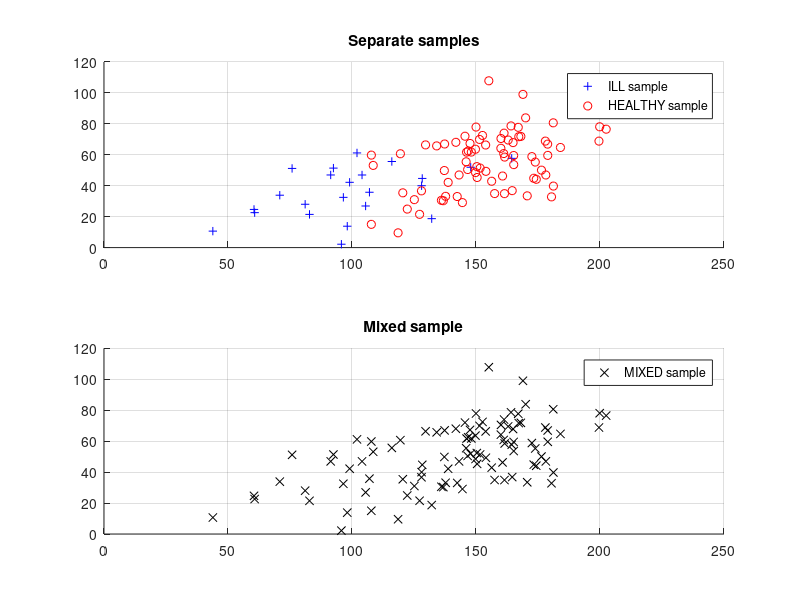

This chart was generated by the following MATLAB code: (Note: this script raises an error after producing the figure.)
% The objective of this exercise is constructing several classifiers for
% anemia using the blood hemoglobin concentrations and the age of the subjects under
% consideration. 
% X1 denotes the concentration of hemoglobin in grams/liter
% X2 denotes the age of the subject
% Y=1 means "anemic", Y=0 means "healthy"
% There are hence only two classes
% Goal: classify data into two classes based on these two features
%

clear
close all

fig_id = 1;

%% The dataset is simulated out of a Gaussian mixture as follows
% Let {X|Y=1}~N([mu_x1_1; mu_x2_1], [sigma2_x1_1 sigma_x1x2_1;sigma_x1x2_1 sigma2_x2_1])
% Let {X|Y=0}~N([mu_x1_0; mu_x2_0], [sigma2_x1_0 sigma_x1x2_0;sigma_x1x2_0 sigma2_x2_0])

% Parameters for "anemic" distribution
mu_x1_1 = 100;
mu_x2_1 = 35;
sigma2_x1_1 = 700;
sigma2_x2_1 = 225;
sigma_x1x2_1 = 100;

% Parameters for "healthy" distribution
mu_x1_0 = 155;
mu_x2_0 = 56;
sigma2_x1_0 = 500;
sigma2_x2_0 = 300;
sigma_x1x2_0 = 150;

% Mixture parameters - feel free to change
p_mixture = 1/4;
w1 = p_mixture;
w0 = 1 - p_mixture;

%% 1.-Simulate a training data set (y_i, x_i) with n elements

n = 100;

rng(100);

Bern = binornd(1, p_mixture, n, 1);

mu1 = [mu_x1_1; mu_x2_1];
Sigma1 = [sigma2_x1_1, sigma_x1x2_1; sigma_x1x2_1, sigma2_x2_1];
mu0 = [mu_x1_0; mu_x2_0];
Sigma0 = [sigma2_x1_0, sigma_x1x2_0; sigma_x1x2_0, sigma2_x2_0];

ILL_subsample = mvnrnd(mu1, Sigma1, n);
ILL_subsample = ILL_subsample(Bern == 1, :);
HEALTHY_subsample = mvnrnd(mu0, Sigma0, n);
HEALTHY_subsample = HEALTHY_subsample(Bern == 0, :);
MIXED_sample = [ILL_subsample; HEALTHY_subsample];
MIXED_class = [ones(size(ILL_subsample, 1), 1); zeros(size(HEALTHY_subsample, 1), 1)];

n_component1 = size(ILL_subsample, 1);
n_component0 = size(HEALTHY_subsample, 1);
                    
lim_x = [min(MIXED_sample(:,1))-10, max(MIXED_sample(:,1))+10];
lim_y = [min(MIXED_sample(:,2))-10, max(MIXED_sample(:,2))+10];

%% 2.- Create a 2D scatter plot that represents the hemoglobine level and health of the
% anemic and healthy subjects. Denote the anemic subjects with the symbol '+'
% and with 'o' the healthy ones

figure(fig_id)
fig_id = fig_id+1;
subplot(2,1,1)
hold on
title('Separate samples')
plot(ILL_subsample(:,1), ILL_subsample(:,2), 'b+')
plot(HEALTHY_subsample(:,1), HEALTHY_subsample(:,2), 'ro')
grid on
legend('ILL sample', 'HEALTHY sample')
hold off
subplot(2,1,2)
hold on
title('Mixed sample')
plot(MIXED_sample(:,1), MIXED_sample(:,2), 'kx')
grid on
legend('MIXED sample')
hold off

%% 3.-Assuming that the DGP is known, construct the Bayes classifier and use it to
% classify the generated sample. Start by constructing a function
% getEtaAnemia2features(x_current, w1, mu_x_1, Sigma_x_1, w0, mu_x_0, Sigma_x_0)
% that computes P(Y=1|X=x) when P(X) is given by a mixture of two
% Gaussians.
% Compute the number of Type I and Type II errors and the
% empirical risk of the Bayes' classifier

eta_f = @(x) getEtaAnemia2features(x, w1, mu1, Sigma1, ...
                                      w0, mu0, Sigma0) - 1/2;

% x0 = min(mu1, mu0) + (mu1-mu0)/2;
% 
% bayes_crit = fzero(eta_f, x0);

bayes_ill = MIXED_sample(eta_f(MIXED_sample) > 0, :);
bayes_healthy = MIXED_sample(eta_f(MIXED_sample) <= 0, :);

% Errors - Type 1 and Type 2:
error_Typ1_bayes = setdiff(bayes_ill, ILL_subsample, 'rows');
error_Typ2_bayes = setdiff(bayes_healthy, HEALTHY_subsample, 'rows');
bayes_emp_risk = (length(error_Typ1_bayes) + length(error_Typ2_bayes))/n;

disp(' ')
disp(' Bayes empirical risk:')
disp(' ')
disp([' r = ', num2str(bayes_emp_risk)])
disp(' ')

%% 4.- Redo the plot in point 2 and mark in red the markers corresponding to the 
% subjects that are misclassified by the Bayes classifier

figure(fig_id)
fig_id = fig_id+1;

hold on
title('Bayes classifier error')
plot(ILL_subsample(:,1), ILL_subsample(:,2), 'k+')
plot(HEALTHY_subsample(:,1), HEALTHY_subsample(:,2), 'ko')
plot(error_Typ1_bayes(:,1), error_Typ1_bayes(:,2), 'rx', 'MarkerSize', 12)
plot(error_Typ2_bayes(:,1), error_Typ2_bayes(:,2), 'gx', 'MarkerSize', 12)
xlim(lim_x)
ylim(lim_y)
bound_image = getDecisionBoundaryPlot(lim_x, lim_y, eta_f, 1);
colormap parula
imagesc(lim_x, lim_y, bound_image, 'AlphaData', 0.2)
grid on
legend('ILL sample', 'HEALTHY sample', 'Type 1 errors', 'Type 2 errors', ...
            'Location', 'best')
hold off

%% 5.- Construct the logistic classifier based on the training sample and
% compute the associated errors and classifier's empirical risk.

logit_crit = @(x, beta) exp([ones(size(x,1),1), x]*beta(:));

log_beta = glmfit(MIXED_sample, MIXED_class, 'binomial', 'link', 'logit');

logit_ill = MIXED_sample(logit_crit(MIXED_sample, log_beta) > 1, :);
logit_healthy = MIXED_sample(logit_crit(MIXED_sample, log_beta) <= 1, :);

% Errors - Type 1 and Type 2:
error_Typ1_logit = setdiff(logit_ill, ILL_subsample, 'rows');
error_Typ2_logit = setdiff(logit_healthy, HEALTHY_subsample, 'rows');

% Empirical risk:
logit_emp_risk = (length(error_Typ1_logit) + length(error_Typ2_logit))/n;

disp(' ')
disp(' Logit empirical risk:')
disp(' ')
disp([' r = ', num2str(logit_emp_risk)])
disp(' ')

%% 6.- Redo the plot in point 2 and mark in red the markers corresponding to the 
% subjects that are misclassified by the logistic classifier.

figure(fig_id)
fig_id = fig_id+1;
hold on
title('Logistic classifier error')
plot(ILL_subsample(:,1), ILL_subsample(:,2), 'k+')
plot(HEALTHY_subsample(:,1), HEALTHY_subsample(:,2), 'ko')
plot(error_Typ1_logit(:,1), error_Typ1_logit(:,2), 'rx', 'MarkerSize', 12)
plot(error_Typ2_logit(:,1), error_Typ2_logit(:,2), 'gx', 'MarkerSize', 12)
xlim(lim_x)
ylim(lim_y)
bound_image = getDecisionBoundaryPlot(lim_x, lim_y, ...
                                    @(x) logit_crit(x, log_beta)-1, 1);
colormap parula
imagesc(lim_x, lim_y, bound_image, 'AlphaData', 0.2)
grid on
legend('ILL sample', 'HEALTHY sample', 'Type 1 errors', 'Type 2 errors', ...
            'Location', 'best')
hold off

%% 7.- Construct the LDA classifier based on the training sample and 
% compute the associated errors and classifier's empirical risk.

w1_lda      = n_component1/n;
w0_lda      = n_component0/n;
mu1_lda     = mean(ILL_subsample);
mu0_lda     = mean(HEALTHY_subsample);
Sigma12_s   = cov(ILL_subsample - mu1_lda);
Sigma02_s   = cov(HEALTHY_subsample - mu0_lda);
Sigma_lda   = (1/(n-2))*(Sigma12_s+Sigma02_s);
                            
delta_r_lda   = @(X, w, mu, Sigma) X*(Sigma\mu')-1/2*(mu*(Sigma\mu'))+log(w);
delta_ill     = delta_r_lda(MIXED_sample, w1_lda, mu1_lda, Sigma_lda);
delta_healthy = delta_r_lda(MIXED_sample, w0_lda, mu0_lda, Sigma_lda);

LDA_ill = MIXED_sample(delta_ill > delta_healthy, :);
LDA_healthy = MIXED_sample(delta_ill <= delta_healthy, :);

% Errors - Type 1 and Type 2:
error_Typ1_LDA = setdiff(LDA_ill, ILL_subsample, 'rows');
error_Typ2_LDA = setdiff(LDA_healthy, HEALTHY_subsample, 'rows');
LDA_emp_risk = (length(error_Typ1_LDA) + length(error_Typ2_LDA))/n;

disp(' ')
disp(' LDA empirical risk:')
disp(' ')
disp([' r = ', num2str(LDA_emp_risk)])
disp(' ')

% Plot:
figure(fig_id)
fig_id = fig_id+1;
hold on
title('LDA classifier error')
plot(ILL_subsample(:,1), ILL_subsample(:,2), 'k+')
plot(HEALTHY_subsample(:,1), HEALTHY_subsample(:,2), 'ko')
plot(error_Typ1_LDA(:,1), error_Typ1_LDA(:,2), 'rx', 'MarkerSize', 12)
plot(error_Typ2_LDA(:,1), error_Typ2_LDA(:,2), 'gx', 'MarkerSize', 12)
xlim(lim_x)
ylim(lim_y)
bound_image = getDecisionBoundaryPlot(lim_x, lim_y, ...
              @(x) delta_r_lda(x, w1_lda, mu1_lda, Sigma_lda) - ...
                   delta_r_lda(x, w0_lda, mu0_lda, Sigma_lda), 1);
colormap parula
imagesc(lim_x, lim_y, bound_image, 'AlphaData', 0.2)
grid on
legend('ILL sample', 'HEALTHY sample', 'Type 1 errors', 'Type 2 errors', ...
            'Location', 'best')
hold off


%% 8.- Construct the QDA classifier based on the training sample and
% compute the associated errors and classifier's empirical risk.

w1_qda = n_component1/n;
w0_qda = n_component0/n;
mu1_qda = mean(ILL_subsample);
mu0_qda = mean(HEALTHY_subsample);
Sigma12_qda = cov(ILL_subsample - mu1_qda);
Sigma02_qda = cov(HEALTHY_subsample - mu0_qda);
                            
delta_r_qda = @(X, w, mu, Sigma) - 1/2*log(det(Sigma)) ...
                                 - 1/2*sum((X-mu).*(Sigma\(X-mu)')', 2) ...
                                 + log(w) ;

delta_ill = delta_r_qda(MIXED_sample, w1_qda, mu1_qda, Sigma12_qda);
delta_healthy = delta_r_qda(MIXED_sample, w0_qda, mu0_qda, Sigma02_qda);

QDA_ill = MIXED_sample(delta_ill > delta_healthy, :);
QDA_healthy = MIXED_sample(delta_ill <= delta_healthy, :);

% Errors - Type 1 and Type 2:
error_Typ1_QDA = setdiff(QDA_ill, ILL_subsample, 'rows');
error_Typ2_QDA = setdiff(QDA_healthy, HEALTHY_subsample, 'rows');
QDA_emp_risk = (length(error_Typ1_QDA) + length(error_Typ2_QDA))/n;

disp(' ')
disp(' QDA empirical risk:')
disp(' ')
disp([' r = ', num2str(QDA_emp_risk)])
disp(' ')

% Plot:
figure(fig_id)
fig_id = fig_id+1;
hold on
title('QDA classifier error')
plot(ILL_subsample(:,1), ILL_subsample(:,2), 'k+')
plot(HEALTHY_subsample(:,1), HEALTHY_subsample(:,2), 'ko')
plot(error_Typ1_QDA(:,1), error_Typ1_QDA(:,2), 'rx', 'MarkerSize', 12)
plot(error_Typ2_QDA(:,1), error_Typ2_QDA(:,2), 'gx', 'MarkerSize', 12)
xlim(lim_x)
ylim(lim_y)
bound_image = getDecisionBoundaryPlot(lim_x, lim_y, ...
              @(x) delta_r_qda(x, w1_qda, mu1_qda, Sigma12_qda) - ...
                   delta_r_qda(x, w0_qda, mu0_qda, Sigma02_qda), 1);
colormap parula
imagesc(lim_x, lim_y, bound_image, 'AlphaData', 0.2)
grid on
legend('ILL sample', 'HEALTHY sample', 'Type 1 errors', 'Type 2 errors', ...
            'Location', 'best')
hold off


%% 7.- Construct the Naive Bayes classifier based on the training sample and 
% compute the associated errors and classifier's empirical risk.

w1_nbc = n_component1/n;
w0_nbc = n_component0/n;
mu1_nbc = mean(ILL_subsample);
mu0_nbc = mean(HEALTHY_subsample);
Sigma12_nbc = diag(cov(ILL_subsample - mu1_nbc));
Sigma02_nbc = diag(cov(HEALTHY_subsample - mu0_nbc));

delta_r_nbc = @(X) ...
     w1_nbc*normpdf(X(:,1), mu1_nbc(1), sqrt(Sigma12_nbc(1))).* ... 
            normpdf(X(:,2), mu1_nbc(2), sqrt(Sigma12_nbc(2))) ...
 ./ (w1_nbc*normpdf(X(:,1), mu1_nbc(1), sqrt(Sigma12_nbc(1))).* ...
            normpdf(X(:,2), mu1_nbc(2), sqrt(Sigma12_nbc(2))) ... 
   + w0_nbc*normpdf(X(:,1), mu0_nbc(1), sqrt(Sigma02_nbc(1))).* ...
            normpdf(X(:,2), mu0_nbc(2), sqrt(Sigma02_nbc(2))));

delta_ill = delta_r_nbc(MIXED_sample);
delta_healthy = 1 - delta_ill;

NBC_ill = MIXED_sample(delta_ill > delta_healthy, :);
NBC_healthy = MIXED_sample(delta_ill <= delta_healthy, :);

% Errors - Type 1 and Type 2:
error_Typ1_NBC = setdiff(NBC_ill, ILL_subsample, 'rows');
error_Typ2_NBC = setdiff(NBC_healthy, HEALTHY_subsample, 'rows');
NBC_emp_risk = (length(error_Typ1_NBC) + length(error_Typ2_NBC))/n;

disp(' ')
disp(' Naive Bayes classifier empirical risk:')
disp(' ')
disp([' r = ', num2str(NBC_emp_risk)])
disp(' ')

% Plot:
figure(fig_id)
fig_id = fig_id+1;
hold on
title('Naive Bayes classifier error')
plot(ILL_subsample(:,1), ILL_subsample(:,2), 'k+')
plot(HEALTHY_subsample(:,1), HEALTHY_subsample(:,2), 'ko')
plot(error_Typ1_NBC(:,1), error_Typ1_NBC(:,2), 'rx', 'MarkerSize', 12)
plot(error_Typ2_NBC(:,1), error_Typ2_NBC(:,2), 'gx', 'MarkerSize', 12)
xlim(lim_x)
ylim(lim_y)
bound_image = getDecisionBoundaryPlot(lim_x, lim_y, ...
              @(x) delta_r_nbc(x)-1/2, 1);
colormap parula
imagesc(lim_x, lim_y, bound_image, 'AlphaData', 0.2)
grid on
legend('ILL sample', 'HEALTHY sample', 'Type 1 errors', 'Type 2 errors', ...
            'Location', 'best')
hold off

%% 9.- Construct perceptron hyperplane classifier based on the training sample and 
% compute the classifier's empirical risk.
% The perceptron is specified by a vector beta = [beta0, beta1, beta2] that 
% determines a separating hyperplane beta0 + beta1 * x1 + beta2 * x2
% Start by constructing a function that computes the empirical error of this
% classifier as a function of beta.

h_sample = [ones(size(MIXED_sample,1),1), MIXED_sample];

percept_emp_error = @(beta) sum((h_sample*beta(:) < 0) == MIXED_class)/n;
beta_percept = ga(percept_emp_error, 3);
percept_ill = MIXED_sample((h_sample*beta_percept(:) <= 0), :);
percept_healthy = MIXED_sample((h_sample*beta_percept(:) > 0), :);

% Type 1 errors:
error_Typ1_percept = setdiff(percept_ill, ILL_subsample, 'rows');
error_Typ2_percept = setdiff(percept_healthy, HEALTHY_subsample, 'rows');
percept_emp_risk = (length(error_Typ1_percept) + length(error_Typ2_percept))/n;

disp(' ')
disp(' Perceptron classifier empirical risk:')
disp(' ')
disp([' r = ', num2str(percept_emp_risk)])
disp(' ')

% Plot:
figure(fig_id)
fig_id = fig_id+1;
hold on
title('Perceptron classifier error')
plot(ILL_subsample(:,1), ILL_subsample(:,2), 'k+')
plot(HEALTHY_subsample(:,1), HEALTHY_subsample(:,2), 'ko')
plot(error_Typ1_percept(:,1), error_Typ1_percept(:,2), 'rx', 'MarkerSize', 12)
plot(error_Typ2_percept(:,1), error_Typ2_percept(:,2), 'gx', 'MarkerSize', 12)
xlim(lim_x)
ylim(lim_y)
bound_image = getDecisionBoundaryPlot(lim_x, lim_y, ...
              @(x) [ones(size(x,1),1), x]*beta_percept(:) < 0, 1);
colormap parula
imagesc(lim_x, lim_y, bound_image, 'AlphaData', 0.2)
grid on
legend('ILL sample', 'HEALTHY sample', 'Type 1 errors', 'Type 2 errors', ...
            'Location', 'best')
hold off

%% 10.- Classify the data with a KNN classifier and compute the associated errors 
% and classifier's empirical risk with 1, 5, and 10 neighbors

knn_1 = fitcknn(MIXED_sample, MIXED_class ,'NumNeighbors', 1);
knn_1_class = predict(knn_1, MIXED_sample);

% Errors - Type 1 and Type 2:
error_Typ1_knn_1 = logical((knn_1_class ~= MIXED_class).*MIXED_class);
error_Typ2_knn_1 = logical(((1-knn_1_class) ~= (1-MIXED_class)).*(1-MIXED_class));
knn_1_emp_risk = (sum(error_Typ1_knn_1) + sum(error_Typ2_knn_1))/n;

disp(' ')
disp(' K-Nearest N. (1 neighbour) empirical risk:')
disp(' ')
disp([' r = ', num2str(knn_1_emp_risk)])
disp(' ')

% Plot:
figure(fig_id)
fig_id = fig_id+1;
hold on
title('K-Nearest Neighbors classifier error - 1 Neighbor')
plot(ILL_subsample(:,1), ILL_subsample(:,2), 'k+')
plot(HEALTHY_subsample(:,1), HEALTHY_subsample(:,2), 'ko')
plot(MIXED_sample(error_Typ1_knn_1,1), MIXED_sample(error_Typ1_knn_1,2), 'rx', 'MarkerSize', 12)
plot(MIXED_sample(error_Typ2_knn_1,1), MIXED_sample(error_Typ2_knn_1,2), 'gx', 'MarkerSize', 12)
xlim(lim_x)
ylim(lim_y)
bound_image = getDecisionBoundaryPlot(lim_x, lim_y, ...
              @(x) predict(knn_1, x), 1);
colormap parula
imagesc(lim_x, lim_y, bound_image, 'AlphaData', 0.2)
grid on
legend('ILL sample', 'HEALTHY sample', 'Type 1 errors', 'Type 2 errors', ...
            'Location', 'best')
hold off


knn_5 = fitcknn(MIXED_sample, MIXED_class ,'NumNeighbors', 5);
knn_5_class = predict(knn_5, MIXED_sample);

% Errors - Type 1 and Type 2:
error_Typ1_knn_5 = logical((knn_5_class ~= MIXED_class).*MIXED_class);
error_Typ2_knn_5 = logical(((1-knn_5_class) ~= (1-MIXED_class)).*(1-MIXED_class));
knn_5_emp_risk = (sum(error_Typ1_knn_5) + sum(error_Typ2_knn_5))/n;

disp(' ')
disp(' K-Nearest N. (5 neighbours) empirical risk:')
disp(' ')
disp([' r = ', num2str(knn_5_emp_risk)])
disp(' ')

% Plot:
figure(fig_id)
fig_id = fig_id+1;

hold on
title('K-Nearest Neighbors classifier error - 5 Neighbor')
plot(ILL_subsample(:,1), ILL_subsample(:,2), 'k+')
plot(HEALTHY_subsample(:,1), HEALTHY_subsample(:,2), 'ko')
plot(MIXED_sample(error_Typ1_knn_5,1), MIXED_sample(error_Typ1_knn_5,2), 'rx', 'MarkerSize', 12)
plot(MIXED_sample(error_Typ2_knn_5,1), MIXED_sample(error_Typ2_knn_5,2), 'gx', 'MarkerSize', 12)
xlim(lim_x)
ylim(lim_y)
bound_image = getDecisionBoundaryPlot(lim_x, lim_y, ...
              @(x) predict(knn_5, x), 1);
colormap parula
imagesc(lim_x, lim_y, bound_image, 'AlphaData', 0.2)
grid on
legend('ILL sample', 'HEALTHY sample', 'Type 1 errors', 'Type 2 errors', ...
            'Location', 'best')
hold off

knn_10 = fitcknn(MIXED_sample, MIXED_class ,'NumNeighbors', 10);
knn_10_class = predict(knn_10, MIXED_sample);

% Errors - Type 1 and Type 2:
error_Typ1_knn_10 = logical((knn_10_class ~= MIXED_class).*MIXED_class);
error_Typ2_knn_10 = logical((knn_10_class ~= MIXED_class).*(1-MIXED_class));
knn_10_emp_risk = (sum(error_Typ1_knn_10) + sum(error_Typ2_knn_10))/n;

disp(' ')
disp(' K-Nearest N. (10 neighbours) empirical risk:')
disp(' ')
disp([' r = ', num2str(knn_10_emp_risk)])
disp(' ')

% Plot:
figure(fig_id)
fig_id = fig_id+1;
hold on
title('K-Nearest Neighbors classifier error - 10 Neighbor')
plot(ILL_subsample(:,1), ILL_subsample(:,2), 'k+')
plot(HEALTHY_subsample(:,1), HEALTHY_subsample(:,2), 'ko')
plot(MIXED_sample(error_Typ1_knn_10,1), MIXED_sample(error_Typ1_knn_10,2), 'rx', 'MarkerSize', 12)
plot(MIXED_sample(error_Typ2_knn_10,1), MIXED_sample(error_Typ2_knn_10,2), 'gx', 'MarkerSize', 12)
xlim(lim_x)
ylim(lim_y)
bound_image = getDecisionBoundaryPlot(lim_x, lim_y, ...
              @(x) predict(knn_10, x), 1);
colormap parula
imagesc(lim_x, lim_y, bound_image, 'AlphaData', 0.2)
grid on
legend('ILL sample', 'HEALTHY sample', 'Type 1 errors', 'Type 2 errors', ...
            'Location', 'best')
hold off

%% 11.- Classify the data using the unsupervised approach providing the number of classes 2
% (for that make use of the EM and MLE techniques implemented earlier; for the MLE 
% technique make an improvement and guarantee PSD constraint by construction using the Cholesky
% decomposition of covariance matrix), compute the associated errors and classifier's empirical risk.

% MLE estimation:

dims = 2;

loglikeF = @(theta) -getBiGaussianMixLogLikelihood(MIXED_sample, theta, dims);
options = optimoptions(@fmincon, 'Display', 'none');

x0 = [1/2, 1/2, ...
      160, 60,  100, 30, ...
      400, 100, 300,  500, 200, 300];
Aeq = [1,  1,  0, 0,  0, 0,  0, 0, 0,  0, 0, 0];
beq = 1;
lb = [0,  0,  -Inf, -Inf,  -Inf, -Inf,  0, 0, 0,  0, 0, 0];
ub = [1,  1,   Inf,  Inf,   Inf,  Inf,  Inf, Inf, Inf,  Inf, Inf, Inf];

[theta_mle, log_like_mle] = ...
    fmincon(loglikeF, x0, [], [], Aeq, beq, lb, ub, @defposconst, options);

w0_mle      = theta_mle(1);
w1_mle      = theta_mle(2);
mu0_mle     = theta_mle(3:2+dims);
mu1_mle     = theta_mle(3+dims:2+2*dims);
Sigma0_mle  = [ theta_mle(3+2*dims), theta_mle(4+2*dims);
                theta_mle(4+2*dims), theta_mle(5+2*dims); ];
Sigma1_mle  = [ theta_mle(3+2*dims+dims^2-1), theta_mle(4+2*dims+dims^2-1);
                theta_mle(4+2*dims+dims^2-1), theta_mle(5+2*dims+dims^2-1); ];
            
pdf_0_mle = @(X) w0_mle*(mvnpdf(X, mu0_mle, Sigma0_mle));
pdf_1_mle = @(X) w1_mle*(mvnpdf(X, mu1_mle, Sigma1_mle));

eta_mle = @(X) (pdf_0_mle(X))./(pdf_0_mle(X) + pdf_1_mle(X));
MLE_class = (eta_mle(MIXED_sample) <= 1/2);
                    
% Errors - Type 1 and Type 2:
error_Typ1_MLE = logical((MLE_class ~= MIXED_class).*MIXED_class);
error_Typ2_MLE = logical((MLE_class ~= MIXED_class).*(1-MIXED_class));
MLE_emp_risk = (sum(error_Typ1_MLE) + sum(error_Typ2_MLE))/n;

disp(' ')
disp(' MLE empirical risk:')
disp(' ')
disp([' r = ', num2str(MLE_emp_risk)])
disp(' ')

% Plot:
figure(fig_id)
fig_id = fig_id+1;
hold on
title('MLE classifier error')
plot(ILL_subsample(:,1), ILL_subsample(:,2), 'k+')
plot(HEALTHY_subsample(:,1), HEALTHY_subsample(:,2), 'ko')
plot(MIXED_sample(error_Typ1_MLE,1), MIXED_sample(error_Typ1_MLE,2), 'rx', 'MarkerSize', 12)
plot(MIXED_sample(error_Typ2_MLE,1), MIXED_sample(error_Typ2_MLE,2), 'gx', 'MarkerSize', 12)
xlim(lim_x)
ylim(lim_y)
bound_image = getDecisionBoundaryPlot(lim_x, lim_y, ...
              @(x) eta_mle(x)-1/2, 1);
colormap parula
imagesc(lim_x, lim_y, bound_image, 'AlphaData', 0.2)
grid on
legend('ILL sample', 'HEALTHY sample', 'Type 1 errors', 'Type 2 errors', ...
            'Location', 'best')
hold off
            

% PDF 3D plot:
x1 = linspace(lim_x(1), lim_x(2), 100);
x2 = linspace(lim_y(1), lim_y(2), 100);
[X1, X2] = meshgrid(x1, x2);
pdf_mixed = reshape(pdf_0_mle([X1(:), X2(:)]) + pdf_1_mle([X1(:), X2(:)]), 100, 100);
figure(fig_id)
fig_id = fig_id+1;
hold on
title('MLE density estimation')
plot(ILL_subsample(:,1), ILL_subsample(:,2), 'b+')
plot(HEALTHY_subsample(:,1), HEALTHY_subsample(:,2), 'ro')                
surf(x1, x2, pdf_mixed, 'FaceAlpha', 0.5);
xlim(lim_x)
ylim(lim_y)
shading interp
colormap jet
pbaspect([1 1 0.5])
view(3)
grid on
legend('ILL sample', 'HEALTHY sample', 'MLE mixed density', ...
            'Location', 'best')
        
        
% EM estimation:

precision = 10^-5;

theta_0 = [2, ...
           160, 60,  100, 30, ...
           400, 100, 100, 300,  500, 200, 200, 300, ...
           1/2, 1/2];

theta_em = fitMultiMixedGaussianEM(MIXED_sample, theta_0, precision);

mu0_em = theta_em.mu(1,:);
mu1_em = theta_em.mu(2,:);
Sigma0_em = theta_em.sigma(:,:,1);
Sigma1_em = theta_em.sigma(:,:,1);
w0_em = theta_em.w(1);
w1_em = theta_em.w(2);

pdf_0_em = @(X) w0_em*(mvnpdf(X, mu0_em, Sigma0_em));
pdf_1_em = @(X) w1_em*(mvnpdf(X, mu1_em, Sigma1_em));

eta_em = @(X) (pdf_0_em(X))./(pdf_0_em(X) + pdf_1_em(X));
EM_class = (eta_em(MIXED_sample) <= 1/2);
                    
% Errors - Type 1 and Type 2:
error_Typ1_EM = logical((EM_class ~= MIXED_class).*MIXED_class);
error_Typ2_EM = logical((EM_class ~= MIXED_class).*(1-MIXED_class));
EM_emp_risk = (sum(error_Typ1_EM) + sum(error_Typ2_EM))/n;

disp(' ')
disp(' EM empirical risk:')
disp(' ')
disp([' r = ', num2str(EM_emp_risk)])
disp(' ')

% Plot:
figure(fig_id)
fig_id = fig_id+1;
hold on
title('EM classifier error')
plot(ILL_subsample(:,1), ILL_subsample(:,2), 'k+')
plot(HEALTHY_subsample(:,1), HEALTHY_subsample(:,2), 'ko')
plot(MIXED_sample(error_Typ1_EM,1), MIXED_sample(error_Typ1_EM,2), 'rx', 'MarkerSize', 12)
plot(MIXED_sample(error_Typ2_EM,1), MIXED_sample(error_Typ2_EM,2), 'gx', 'MarkerSize', 12)
xlim(lim_x)
ylim(lim_y)
bound_image = getDecisionBoundaryPlot(lim_x, lim_y, ...
              @(x) eta_em(x)-1/2, 1);
colormap parula
imagesc(lim_x, lim_y, bound_image, 'AlphaData', 0.2)
grid on
legend('ILL sample', 'HEALTHY sample', 'Type 1 errors', 'Type 2 errors', ...
            'Location', 'best')
hold off
            

% PDF 3D plot:
x1 = linspace(lim_x(1), lim_x(2), 100);
x2 = linspace(lim_y(1), lim_y(2), 100);
[X1, X2] = meshgrid(x1, x2);
pdf_mixed = reshape(pdf_0_em([X1(:), X2(:)]) + pdf_1_em([X1(:), X2(:)]), 100, 100);
figure(fig_id)
fig_id = fig_id+1;

hold on
title('EM density estimation')
plot(ILL_subsample(:,1), ILL_subsample(:,2), 'b+')
plot(HEALTHY_subsample(:,1), HEALTHY_subsample(:,2), 'ro')            
surf(x1, x2, pdf_mixed, 'FaceAlpha', 0.5);
xlim(lim_x)
ylim(lim_y)
shading interp
colormap jet
pbaspect([1 1 0.5])
view(3)
grid on
legend('ILL sample', 'HEALTHY sample', 'MLE mixed density', ...
            'Location', 'best')

%% 12.- Generate a new testing sample and compute the testing errors of all the above
% classifiers

% TEST

n = 1000;

test_bern = binornd(1, p_mixture, n, 1);

mu1 = [mu_x1_1; mu_x2_1];
Sigma1 = [sigma2_x1_1, sigma_x1x2_1; sigma_x1x2_1, sigma2_x2_1];
mu0 = [mu_x1_0; mu_x2_0];
Sigma0 = [sigma2_x1_0, sigma_x1x2_0; sigma_x1x2_0, sigma2_x2_0];

ILL_TEST = mvnrnd(mu1, Sigma1, n);
ILL_TEST = ILL_TEST(test_bern == 1, :);
HEALTHY_TEST = mvnrnd(mu0, Sigma0, n);
HEALTHY_TEST = HEALTHY_TEST(test_bern == 0, :);

MIXED_TEST = [ILL_TEST; HEALTHY_TEST];
MIXED_TEST_class = [ones(size(ILL_TEST, 1), 1); ...
                        zeros(size(HEALTHY_TEST, 1), 1)];

n_component1 = size(ILL_TEST, 1);
n_component0 = size(HEALTHY_TEST, 1);
                    
% Figure limits:
xl_t = [min(MIXED_TEST(:,1))-10, max(MIXED_TEST(:,1))+10];
yl_t = [min(MIXED_TEST(:,2))-10, max(MIXED_TEST(:,2))+10];

% Bayes:
bayes_ill = MIXED_TEST(eta_f(MIXED_TEST) > 0, :);
bayes_healthy = MIXED_TEST(eta_f(MIXED_TEST) <= 0, :);

% Errors - Type 1 and Type 2:
error_Typ1_bayes = setdiff(bayes_ill, ILL_TEST, 'rows');
error_Typ2_bayes = setdiff(bayes_healthy, HEALTHY_TEST, 'rows');
bayes_emp_risk = (length(error_Typ1_bayes) + length(error_Typ2_bayes))/n;

% Logistic:
logit_ill = MIXED_TEST(logit_crit(MIXED_TEST, log_beta) > 1, :);
logit_healthy = MIXED_TEST(logit_crit(MIXED_TEST, log_beta) <= 1, :);
% Errors - Type 1 and Type 2:
error_Typ1_logit = setdiff(logit_ill, ILL_TEST, 'rows');
error_Typ2_logit = setdiff(logit_healthy, HEALTHY_TEST, 'rows');
logit_emp_risk = (length(error_Typ1_logit) + length(error_Typ2_logit))/n;

% LDA:
delta_ill = delta_r_lda(MIXED_TEST, w1_lda, mu1_lda, Sigma_lda);
delta_healthy = delta_r_lda(MIXED_TEST, w0_lda, mu0_lda, Sigma_lda);
LDA_ill = MIXED_TEST(delta_ill > delta_healthy, :);
LDA_healthy = MIXED_TEST(delta_ill <= delta_healthy, :);
% Errors - Type 1 and Type 2:
error_Typ1_LDA = setdiff(LDA_ill, ILL_TEST, 'rows');
error_Typ2_LDA = setdiff(LDA_healthy, HEALTHY_TEST, 'rows');
LDA_emp_risk = (length(error_Typ1_LDA) + length(error_Typ2_LDA))/n;

% QDA:
delta_ill = delta_r_qda(MIXED_TEST, w1_qda, mu1_qda, Sigma12_qda);
delta_healthy = delta_r_qda(MIXED_TEST, w0_qda, mu0_qda, Sigma02_qda);
QDA_ill = MIXED_TEST(delta_ill > delta_healthy, :);
QDA_healthy = MIXED_TEST(delta_ill <= delta_healthy, :);
% Errors - Type 1 and Type 2:
error_Typ1_QDA = setdiff(QDA_ill, ILL_TEST, 'rows');
error_Typ2_QDA = setdiff(QDA_healthy, HEALTHY_TEST, 'rows');
QDA_emp_risk = (length(error_Typ1_QDA) + length(error_Typ2_QDA))/n;

% Naive Bayes:
delta_ill = delta_r_nbc(MIXED_TEST);
delta_healthy = 1 - delta_ill;
NBC_ill = MIXED_TEST(delta_ill > delta_healthy, :);
NBC_healthy = MIXED_TEST(delta_ill <= delta_healthy, :);
% Errors - Type 1 and Type 2:
error_Typ1_NBC = setdiff(NBC_ill, ILL_TEST, 'rows');
error_Typ2_NBC = setdiff(NBC_healthy, HEALTHY_TEST, 'rows');
NBC_emp_risk = (length(error_Typ1_NBC) + length(error_Typ2_NBC))/n;

% Perceptron:
h_sample_test = [ones(size(MIXED_TEST,1),1), MIXED_TEST];
percept_ill = MIXED_TEST((h_sample_test*beta_percept(:) <= 0), :);
percept_healthy = MIXED_TEST((h_sample_test*beta_percept(:) > 0), :);
% Errors - Type 1 and Type 2:
error_Typ1_percept = setdiff(percept_ill, ILL_TEST, 'rows');
error_Typ2_percept = setdiff(percept_healthy, HEALTHY_TEST, 'rows');
percept_emp_risk = (length(error_Typ1_percept) + length(error_Typ2_percept))/n;

% KNN:
knn_1_class = predict(knn_1, MIXED_TEST);
% Errors - Type 1 and Type 2:
error_Typ1_knn_1 = logical((knn_1_class ~= MIXED_TEST_class).*MIXED_TEST_class);
error_Typ2_knn_1 = logical(((1-knn_1_class) ~= (1-MIXED_TEST_class)).*(1-MIXED_TEST_class));
knn_1_emp_risk = (sum(error_Typ1_knn_1) + sum(error_Typ2_knn_1))/n;

knn_5_class = predict(knn_5, MIXED_TEST);
% Errors - Type 1 and Type 2:
error_Typ1_knn_5 = logical((knn_5_class ~= MIXED_TEST_class).*MIXED_TEST_class);
error_Typ2_knn_5 = logical(((1-knn_5_class) ~= (1-MIXED_TEST_class)).*(1-MIXED_TEST_class));
knn_5_emp_risk = (sum(error_Typ1_knn_5) + sum(error_Typ2_knn_5))/n;

knn_10_class = predict(knn_10, MIXED_TEST);
% Errors - Type 1 and Type 2:
error_Typ1_knn_10 = logical((knn_10_class ~= MIXED_TEST_class).*MIXED_TEST_class);
error_Typ2_knn_10 = logical((knn_10_class ~= MIXED_TEST_class).*(1-MIXED_TEST_class));
knn_10_emp_risk = (sum(error_Typ1_knn_10) + sum(error_Typ2_knn_10))/n;

% MLE:
MLE_class = (eta_mle(MIXED_TEST) <= 1/2);               
% Errors - Type 1 and Type 2:
error_Typ1_MLE = logical((MLE_class ~= MIXED_TEST_class).*MIXED_TEST_class);
error_Typ2_MLE = logical((MLE_class ~= MIXED_TEST_class).*(1-MIXED_TEST_class));
MLE_emp_risk = (sum(error_Typ1_MLE) + sum(error_Typ2_MLE))/n;

% EM:
EM_class = (eta_em(MIXED_TEST) <= 1/2);
% Errors - Type 1 and Type 2:
error_Typ1_EM = logical((EM_class ~= MIXED_TEST_class).*MIXED_TEST_class);
error_Typ2_EM = logical((EM_class ~= MIXED_TEST_class).*(1-MIXED_TEST_class));
EM_emp_risk = (sum(error_Typ1_EM) + sum(error_Typ2_EM))/n;

% Subplots of test results:
figure(fig_id)
fig_id = fig_id+1;

subplot(2,2,1)
hold on
title('Test samples')
plot(ILL_TEST(:,1), ILL_TEST(:,2), 'b+')
plot(HEALTHY_TEST(:,1), HEALTHY_TEST(:,2), 'ro')
grid on
legend('ILL sample', 'HEALTHY sample')
hold off

subplot(2,2,2)
hold on
title('Bayes classifier error')
plot(ILL_TEST(:,1), ILL_TEST(:,2), 'k+')
plot(HEALTHY_TEST(:,1), HEALTHY_TEST(:,2), 'ko')
plot(error_Typ1_bayes(:,1), error_Typ1_bayes(:,2), 'rx', 'MarkerSize', 12)
plot(error_Typ2_bayes(:,1), error_Typ2_bayes(:,2), 'gx', 'MarkerSize', 12)
xlim(xl_t)
ylim(yl_t)
bound_image = getDecisionBoundaryPlot(xl_t, yl_t, eta_f, 1);
colormap parula
imagesc(xl_t, yl_t, bound_image, 'AlphaData', 0.2)
grid on
legend('ILL sample', 'HEALTHY sample', 'Type 1 errors', 'Type 2 errors', ...
            'Location', 'best')
hold off

subplot(2,2,3)
hold on
title('Logistic classifier error')
plot(ILL_TEST(:,1), ILL_TEST(:,2), 'k+')
plot(HEALTHY_TEST(:,1), HEALTHY_TEST(:,2), 'ko')
plot(error_Typ1_logit(:,1), error_Typ1_logit(:,2), 'rx', 'MarkerSize', 12)
plot(error_Typ2_logit(:,1), error_Typ2_logit(:,2), 'gx', 'MarkerSize', 12)
xlim(xl_t)
ylim(yl_t)
bound_image = getDecisionBoundaryPlot(xl_t, yl_t, ...
                                    @(x) logit_crit(x, log_beta)-1, 1);
colormap parula
imagesc(xl_t, yl_t, bound_image, 'AlphaData', 0.2)
grid on
legend('ILL sample', 'HEALTHY sample', 'Type 1 errors', 'Type 2 errors', ...
            'Location', 'best')
hold off

subplot(2,2,4)
hold on
title('LDA classifier error')
plot(ILL_TEST(:,1), ILL_TEST(:,2), 'k+')
plot(HEALTHY_TEST(:,1), HEALTHY_TEST(:,2), 'ko')
plot(error_Typ1_LDA(:,1), error_Typ1_LDA(:,2), 'rx', 'MarkerSize', 12)
plot(error_Typ2_LDA(:,1), error_Typ2_LDA(:,2), 'gx', 'MarkerSize', 12)
xlim(xl_t)
ylim(yl_t)
bound_image = getDecisionBoundaryPlot(xl_t, yl_t, ...
              @(x) delta_r_lda(x, w1_lda, mu1_lda, Sigma_lda) - ...
                   delta_r_lda(x, w0_lda, mu0_lda, Sigma_lda), 1);
colormap parula
imagesc(xl_t, yl_t, bound_image, 'AlphaData', 0.2)
grid on
legend('ILL sample', 'HEALTHY sample', 'Type 1 errors', 'Type 2 errors', ...
            'Location', 'best')
hold off

figure(fig_id)
fig_id = fig_id+1;

subplot(2,2,1)
hold on
title('Test samples')
plot(ILL_TEST(:,1), ILL_TEST(:,2), 'b+')
plot(HEALTHY_TEST(:,1), HEALTHY_TEST(:,2), 'ro')
grid on
legend('ILL sample', 'HEALTHY sample')
hold off

subplot(2,2,2)
hold on
title('QDA classifier error')
plot(ILL_TEST(:,1), ILL_TEST(:,2), 'k+')
plot(HEALTHY_TEST(:,1), HEALTHY_TEST(:,2), 'ko')
plot(error_Typ1_QDA(:,1), error_Typ1_QDA(:,2), 'rx', 'MarkerSize', 12)
plot(error_Typ2_QDA(:,1), error_Typ2_QDA(:,2), 'gx', 'MarkerSize', 12)
xlim(xl_t)
ylim(yl_t)
bound_image = getDecisionBoundaryPlot(xl_t, yl_t, ...
              @(x) delta_r_qda(x, w1_qda, mu1_qda, Sigma12_qda) - ...
                   delta_r_qda(x, w0_qda, mu0_qda, Sigma02_qda), 1);
colormap parula
imagesc(xl_t, yl_t, bound_image, 'AlphaData', 0.2)
grid on
legend('ILL sample', 'HEALTHY sample', 'Type 1 errors', 'Type 2 errors', ...
            'Location', 'best')
hold off

subplot(2,2,3)
hold on
title('Naive Bayes classifier error')
plot(ILL_TEST(:,1), ILL_TEST(:,2), 'k+')
plot(HEALTHY_TEST(:,1), HEALTHY_TEST(:,2), 'ko')
plot(error_Typ1_NBC(:,1), error_Typ1_NBC(:,2), 'rx', 'MarkerSize', 12)
plot(error_Typ2_NBC(:,1), error_Typ2_NBC(:,2), 'gx', 'MarkerSize', 12)
xlim(xl_t)
ylim(yl_t)
bound_image = getDecisionBoundaryPlot(xl_t, yl_t, ...
              @(x) delta_r_nbc(x)-1/2, 1);
colormap parula
imagesc(xl_t, yl_t, bound_image, 'AlphaData', 0.2)
grid on
legend('ILL sample', 'HEALTHY sample', 'Type 1 errors', 'Type 2 errors', ...
            'Location', 'best')
hold off

subplot(2,2,4)
hold on
title('Perceptron classifier error')
plot(ILL_TEST(:,1), ILL_TEST(:,2), 'k+')
plot(HEALTHY_TEST(:,1), HEALTHY_TEST(:,2), 'ko')
plot(error_Typ1_percept(:,1), error_Typ1_percept(:,2), 'rx', 'MarkerSize', 12)
plot(error_Typ2_percept(:,1), error_Typ2_percept(:,2), 'gx', 'MarkerSize', 12)
xlim(xl_t)
ylim(yl_t)
bound_image = getDecisionBoundaryPlot(xl_t, yl_t, ...
              @(x) [ones(size(x,1),1), x]*beta_percept(:) < 0, 1);
colormap parula
imagesc(xl_t, yl_t, bound_image, 'AlphaData', 0.2)
grid on
legend('ILL sample', 'HEALTHY sample', 'Type 1 errors', 'Type 2 errors', ...
            'Location', 'best')
hold off

figure(fig_id)
fig_id = fig_id+1;

subplot(2,2,1)
hold on
title('Test samples')
plot(ILL_TEST(:,1), ILL_TEST(:,2), 'b+')
plot(HEALTHY_TEST(:,1), HEALTHY_TEST(:,2), 'ro')
grid on
legend('ILL sample', 'HEALTHY sample')
hold off

subplot(2,2,2)
hold on
title('K-Nearest Neighbors classifier error - 1 Neighbor')
plot(ILL_TEST(:,1), ILL_TEST(:,2), 'k+')
plot(HEALTHY_TEST(:,1), HEALTHY_TEST(:,2), 'ko')
plot(MIXED_TEST(error_Typ1_knn_1,1), MIXED_TEST(error_Typ1_knn_1,2), 'rx', 'MarkerSize', 12)
plot(MIXED_TEST(error_Typ2_knn_1,1), MIXED_TEST(error_Typ2_knn_1,2), 'gx', 'MarkerSize', 12)
xlim(xl_t)
ylim(yl_t)
bound_image = getDecisionBoundaryPlot(xl_t, yl_t, ...
              @(x) predict(knn_1, x), 1);
colormap parula
imagesc(xl_t, yl_t, bound_image, 'AlphaData', 0.2)
grid on
legend('ILL sample', 'HEALTHY sample', 'Type 1 errors', 'Type 2 errors', ...
            'Location', 'best')
hold off

subplot(2,2,3)
hold on
title('K-Nearest Neighbors classifier error - 5 Neighbor')
plot(ILL_TEST(:,1), ILL_TEST(:,2), 'k+')
plot(HEALTHY_TEST(:,1), HEALTHY_TEST(:,2), 'ko')
plot(MIXED_TEST(error_Typ1_knn_5,1), MIXED_TEST(error_Typ1_knn_5,2), 'rx', 'MarkerSize', 12)
plot(MIXED_TEST(error_Typ2_knn_5,1), MIXED_TEST(error_Typ2_knn_5,2), 'gx', 'MarkerSize', 12)
xlim(xl_t)
ylim(yl_t)
bound_image = getDecisionBoundaryPlot(xl_t, yl_t, ...
              @(x) predict(knn_5, x), 1);
colormap parula
imagesc(xl_t, yl_t, bound_image, 'AlphaData', 0.2)
grid on
legend('ILL sample', 'HEALTHY sample', 'Type 1 errors', 'Type 2 errors', ...
            'Location', 'best')
hold off

subplot(2,2,4)
hold on
title('K-Nearest Neighbors classifier error - 10 Neighbor')
plot(ILL_TEST(:,1), ILL_TEST(:,2), 'k+')
plot(HEALTHY_TEST(:,1), HEALTHY_TEST(:,2), 'ko')
plot(MIXED_TEST(error_Typ1_knn_10,1), MIXED_TEST(error_Typ1_knn_10,2), 'rx', 'MarkerSize', 12)
plot(MIXED_TEST(error_Typ2_knn_10,1), MIXED_TEST(error_Typ2_knn_10,2), 'gx', 'MarkerSize', 12)
xlim(xl_t)
ylim(yl_t)
bound_image = getDecisionBoundaryPlot(xl_t, yl_t, ...
              @(x) predict(knn_10, x), 1);
colormap parula
imagesc(xl_t, yl_t, bound_image, 'AlphaData', 0.2)
grid on
legend('ILL sample', 'HEALTHY sample', 'Type 1 errors', 'Type 2 errors', ...
            'Location', 'best')
hold off

figure(fig_id)
fig_id = fig_id+1;

subplot(1,3,1)
hold on
title('Test samples')
plot(ILL_TEST(:,1), ILL_TEST(:,2), 'b+')
plot(HEALTHY_TEST(:,1), HEALTHY_TEST(:,2), 'ro')
grid on
legend('ILL sample', 'HEALTHY sample')
hold off

subplot(1,3,2)
hold on
title('MLE classifier error')
plot(ILL_TEST(:,1), ILL_TEST(:,2), 'k+')
plot(HEALTHY_TEST(:,1), HEALTHY_TEST(:,2), 'ko')
plot(MIXED_TEST(error_Typ1_MLE,1), MIXED_TEST(error_Typ1_MLE,2), 'rx', 'MarkerSize', 12)
plot(MIXED_TEST(error_Typ2_MLE,1), MIXED_TEST(error_Typ2_MLE,2), 'gx', 'MarkerSize', 12)
xlim(xl_t)
ylim(yl_t)
bound_image = getDecisionBoundaryPlot(xl_t, yl_t, ...
              @(x) eta_mle(x)-1/2, 1);
colormap parula
imagesc(xl_t, yl_t, bound_image, 'AlphaData', 0.2)
grid on
legend('ILL sample', 'HEALTHY sample', 'Type 1 errors', 'Type 2 errors', ...
            'Location', 'best')
hold off

subplot(1,3,3)
hold on
title('EM classifier error')
plot(ILL_TEST(:,1), ILL_TEST(:,2), 'k+')
plot(HEALTHY_TEST(:,1), HEALTHY_TEST(:,2), 'ko')
plot(MIXED_TEST(error_Typ1_EM,1), MIXED_TEST(error_Typ1_EM,2), 'rx', 'MarkerSize', 12)
plot(MIXED_TEST(error_Typ2_EM,1), MIXED_TEST(error_Typ2_EM,2), 'gx', 'MarkerSize', 12)
xlim(xl_t)
ylim(yl_t)
bound_image = getDecisionBoundaryPlot(xl_t, yl_t, ...
              @(x) eta_em(x)-1/2, 1);
colormap parula
imagesc(xl_t, yl_t, bound_image, 'AlphaData', 0.2)
grid on
legend('ILL sample', 'HEALTHY sample', 'Type 1 errors', 'Type 2 errors', ...
            'Location', 'best')
hold off


%% 13.- Plot decision boundaries for the above used classifiers
% For that adapt the code in
% http://www.peteryu.ca/tutorials/matlab/visualize_decision_boundaries 
% for your needs

